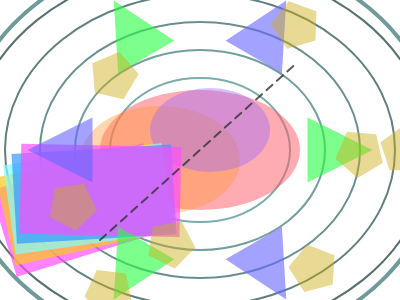
Frame 1 (no input)
Frame 2 (the mouse pressed at the canvas centre, redrawn once): identical to frame 1, image omitted

The p5.js sketch that drew this single still picture (run headless with seeded random() and noise() and a simulated clock; the mouse was pressed at the canvas centre and the sketch redrawn once):

// p5.js sketch
// ── sketch.js
let baseColors = [];
let pentagonOffsets = [];

function setup() {
  createCanvas(400, 300);
  colorMode(HSB, 360, 100, 100, 100);
  noStroke();

  baseColors.push(color(210, 80, 100, 60));
  baseColors.push(color(300, 70, 100, 60));
  baseColors.push(color(45, 90, 100, 60));
  baseColors.push(color(180, 50, 100, 60));

  for (let i = 0; i < 10; i++) {
    pentagonOffsets.push(createVector(random(-80, 80), random(-60, 60)));
  }

  noLoop(); // 한 번만 그리기 (정적인 그림)
}

function draw() {
  background(0, 0, 100);

  let t = 1.0; // 고정된 시간값

  drawRings(t);
  drawCenterEllipses(t);
  drawStackedRects(t);
  drawTriangles(t);
  drawPentagons(t);
  drawDashedPath(t);
}

function drawRings(t) {
  push();
  translate(width / 2, height / 2);
  noFill();
  strokeWeight(2);

  for (let i = 0; i < 5; i++) {
    let r = 90 + i * 35;
    let c = color(180, 40, map(i, 0, 4, 60, 30), 80);
    stroke(c);
    ellipse(0, 0, r * 2, r * 1.6);
  }

  stroke(180, 40, 50, 80);
  strokeWeight(4);
  let R = 200;
  arc(0, 0, R * 2.4, R * 2.0, -0.8, 0.8);
  arc(0, 0, R * 2.4, R * 2.0, PI - 0.8, PI + 0.8);

  pop();
}

function drawCenterEllipses(t) {
  push();
  translate(width / 2, height / 2);

  let c1 = color(330, 60, 100, 50);
  let c2 = color(20, 70, 100, 50);
  let amt = 0.5;
  let col = lerpColor(c1, c2, amt);

  noStroke();
  fill(col);
  let w = 200;
  let h = 120;
  ellipse(0, 0, w, h);

  fill(30, 80, 100, 40);
  ellipse(-40, 10, w * 0.8, h * 0.9);

  fill(260, 60, 100, 40);
  ellipse(10, -20, w * 0.6, h * 0.7);

  pop();
}

function drawStackedRects(t) {
  push();
  translate(width * 0.2, height * 0.7);

  for (let i = 0; i < 5; i++) {
    push();
    let angle = -0.3 + 0.08 * i;
    rotate(angle);
    let c = baseColors[(i + 1) % baseColors.length];
    fill(hue(c), saturation(c), brightness(c), 70);
    rectMode(CENTER);
    rect(0 + i * 5, 0 - i * 5, 160, 90);
    pop();
  }

  pop();
}

function drawTriangles(t) {
  let center = createVector(width / 2, height / 2);

  for (let i = 0; i < 6; i++) {
    let angle = (TWO_PI / 6) * i;
    let radius = 140;
    let x = center.x + radius * cos(angle);
    let y = center.y + radius * sin(angle);

    let cA = baseColors[i % baseColors.length];
    let cB = baseColors[(i + 2) % baseColors.length];
    let col = lerpColor(cA, cB, 0.5);

    push();
    translate(x, y);
    rotate(angle + PI / 2);
    noStroke();
    fill(col);
    let size = 65;
    triangle(-size / 2, size / 2, size / 2, size / 2, 0, -size / 2);
    pop();
  }
}

function drawPentagons(t) {
  let center = createVector(width / 2, height / 2);

  for (let i = 0; i < pentagonOffsets.length; i++) {
    let off = pentagonOffsets[i];
    let angle = i;
    let r = 170;
    let x = center.x + (r + off.x) * cos(angle);
    let y = center.y + (r + off.y) * sin(angle * 0.9);

    fill(50, 90, 80, 45);

    let size = 25;
    drawPentagonShape(x, y, size, angle);
  }
}

function drawPentagonShape(x, y, r, rot) {
  push();
  translate(x, y);
  rotate(rot);
  beginShape();
  for (let i = 0; i < 5; i++) {
    let a = (TWO_PI * i) / 5 - PI / 2;
    vertex(r * cos(a), r * sin(a));
  }
  endShape(CLOSE);
  pop();
}

function drawDashedPath(t) {
  push();
  noFill();
  stroke(0, 0, 20, 80);
  strokeWeight(2);

  drawingContext.setLineDash([8, 6]);

  beginShape();
  for (let u = 0; u <= 1; u += 0.02) {
    let x = lerp(width * 0.25, width * 0.75, u);
    let y = lerp(height * 0.8, height * 0.2, u);
    vertex(x, y);
  }
  endShape();

  drawingContext.setLineDash([]);
  pop();
}
